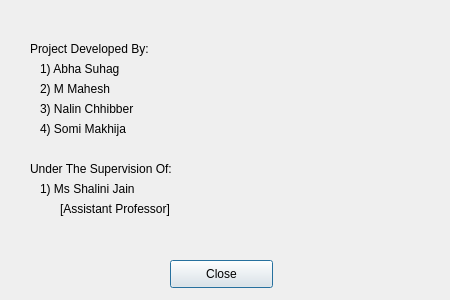
<?xml version="1.0" encoding="UTF-8"?>
<ui version="4.0">
 <class>Dialog_credits</class>
 <widget class="QDialog" name="Dialog_credits">
  <property name="geometry">
   <rect>
    <x>0</x>
    <y>0</y>
    <width>450</width>
    <height>300</height>
   </rect>
  </property>
  <property name="windowTitle">
   <string>Dialog</string>
  </property>
  <widget class="QPushButton" name="btn_close">
   <property name="geometry">
    <rect>
     <x>170</x>
     <y>260</y>
     <width>103</width>
     <height>28</height>
    </rect>
   </property>
   <property name="text">
    <string>Close</string>
   </property>
  </widget>
  <widget class="QLabel" name="label">
   <property name="geometry">
    <rect>
     <x>40</x>
     <y>60</y>
     <width>111</width>
     <height>18</height>
    </rect>
   </property>
   <property name="text">
    <string>1) Abha Suhag</string>
   </property>
  </widget>
  <widget class="QLabel" name="label_2">
   <property name="geometry">
    <rect>
     <x>40</x>
     <y>80</y>
     <width>101</width>
     <height>18</height>
    </rect>
   </property>
   <property name="text">
    <string>2) M Mahesh</string>
   </property>
  </widget>
  <widget class="QLabel" name="label_3">
   <property name="geometry">
    <rect>
     <x>40</x>
     <y>100</y>
     <width>131</width>
     <height>18</height>
    </rect>
   </property>
   <property name="text">
    <string>3) Nalin Chhibber</string>
   </property>
  </widget>
  <widget class="QLabel" name="label_4">
   <property name="geometry">
    <rect>
     <x>40</x>
     <y>120</y>
     <width>131</width>
     <height>18</height>
    </rect>
   </property>
   <property name="text">
    <string>4) Somi Makhija</string>
   </property>
  </widget>
  <widget class="QLabel" name="label_5">
   <property name="geometry">
    <rect>
     <x>30</x>
     <y>40</y>
     <width>171</width>
     <height>18</height>
    </rect>
   </property>
   <property name="text">
    <string>Project Developed By:</string>
   </property>
  </widget>
  <widget class="QLabel" name="label_6">
   <property name="geometry">
    <rect>
     <x>30</x>
     <y>160</y>
     <width>191</width>
     <height>18</height>
    </rect>
   </property>
   <property name="text">
    <string>Under The Supervision Of:</string>
   </property>
  </widget>
  <widget class="QLabel" name="label_7">
   <property name="geometry">
    <rect>
     <x>40</x>
     <y>180</y>
     <width>131</width>
     <height>18</height>
    </rect>
   </property>
   <property name="text">
    <string>1) Ms Shalini Jain</string>
   </property>
  </widget>
  <widget class="QLabel" name="label_8">
   <property name="geometry">
    <rect>
     <x>60</x>
     <y>200</y>
     <width>161</width>
     <height>18</height>
    </rect>
   </property>
   <property name="text">
    <string>[Assistant Professor]</string>
   </property>
  </widget>
 </widget>
 <resources/>
 <connections>
  <connection>
   <sender>btn_close</sender>
   <signal>clicked()</signal>
   <receiver>Dialog_credits</receiver>
   <slot>close()</slot>
   <hints>
    <hint type="sourcelabel">
     <x>212</x>
     <y>271</y>
    </hint>
    <hint type="destinationlabel">
     <x>324</x>
     <y>225</y>
    </hint>
   </hints>
  </connection>
 </connections>
</ui>
